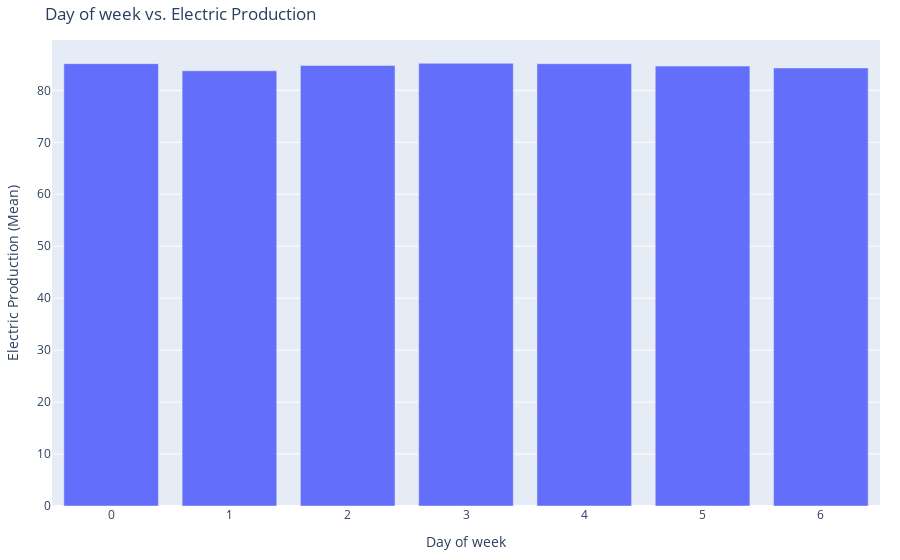

The notebook cell saved with this chart:
### Code cell
#day of week vs electric production
fig = px.bar(
    df1.groupby("Day of week")["IPG2211A2N"].mean().reset_index(),  # Prepare data for Plotly
    x="Day of week",
    y="IPG2211A2N",
    labels={"Day of week": "Day of week", "IPG2211A2N": "Electric Production (Mean)"},  # Clearer labels
    title="Day of week vs. Electric Production",
    height=400,  # Adjust height as needed
)

fig.update_layout(
    xaxis_title="Day of week",  # Explicitly set axis titles
    yaxis_title="Electric Production (Mean)",
    margin=dict(l=20, r=20, t=40, b=20),  # Adjust margins for better spacing
)

fig.show()
#Production is stable across the days

### Figure 1 — Plotly figure (JSON) as saved in the notebook; plotly's stock layout.template omitted (floating-point values rounded to 4 significant figures)
{"data": [{"alignmentgroup": "True", "hovertemplate": "Day of week=%{x}<br>Electric Production (Mean)=%{y}<extra></extra>", "legendgroup": "", "marker": {"color": "#636efa", "pattern": {"shape": ""}}, "name": "", "offsetgroup": "", "orientation": "v", "showlegend": false, "textposition": "auto", "type": "bar", "x": [0, 1, 2, 3, 4, 5, 6], "xaxis": "x", "y": [85.14, 83.77, 84.78, 85.21, 85.13, 84.67, 84.32], "yaxis": "y"}], "layout": {"autosize": true, "barmode": "relative", "legend": {"tracegroupgap": 0}, "margin": {"b": 20, "l": 20, "r": 20, "t": 40}, "title": {"text": "Day of week vs. Electric Production"}, "xaxis": {"anchor": "y", "autorange": true, "domain": [0, 1], "range": [-0.5, 6.5], "title": {"text": "Day of week"}, "type": "linear"}, "yaxis": {"anchor": "x", "autorange": true, "domain": [0, 1], "range": [0, 89.69], "title": {"text": "Electric Production (Mean)"}, "type": "linear"}}}
